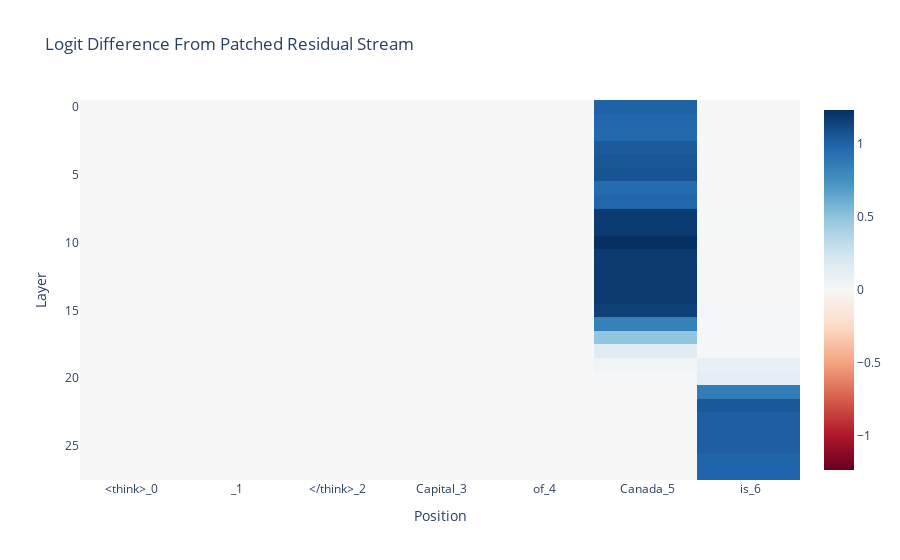

The cell this chart's notebook holds for it:
### Code cell
prompt_position_labels = [
    f"{tok}_{i}" for i, tok in enumerate(model.to_str_tokens(clean_tokens[0]))
]
imshow(
    patched_residual_stream_diff,
    x=prompt_position_labels,
    title="Logit Difference From Patched Residual Stream",
    labels={"x": "Position", "y": "Layer"},
)

### Figure 1 — Plotly figure (JSON) as saved in the notebook; plotly's stock layout.template omitted (floating-point values rounded to 4 significant figures; data arrays with more than 128 entries replaced by an {"elided": "..."} marker saying what was removed)
{"data": [{"coloraxis": "coloraxis", "hovertemplate": "Position: %{x}<br>Layer: %{y}<br>color: %{z}<extra></extra>", "name": "0", "type": "heatmap", "x": ["<think>_0", "\n\n_1", "</think>_2", " Capital_3", " of_4", " Canada_5", " is_6"], "xaxis": "x", "yaxis": "y", "z": {"elided": "28x7 float values"}}], "layout": {"coloraxis": {"cmid": 0, "colorscale": [[0, "rgb(103,0,31)"], [0.1, "rgb(178,24,43)"], [0.2, "rgb(214,96,77)"], [0.3, "rgb(244,165,130)"], [0.4, "rgb(253,219,199)"], [0.5, "rgb(247,247,247)"], [0.6, "rgb(209,229,240)"], [0.7, "rgb(146,197,222)"], [0.8, "rgb(67,147,195)"], [0.9, "rgb(33,102,172)"], [1, "rgb(5,48,97)"]]}, "title": {"text": "Logit Difference From Patched Residual Stream"}, "xaxis": {"anchor": "y", "constrain": "domain", "domain": [0, 1], "scaleanchor": "y", "title": {"text": "Position"}}, "yaxis": {"anchor": "x", "autorange": "reversed", "constrain": "domain", "domain": [0, 1], "title": {"text": "Layer"}}}}
